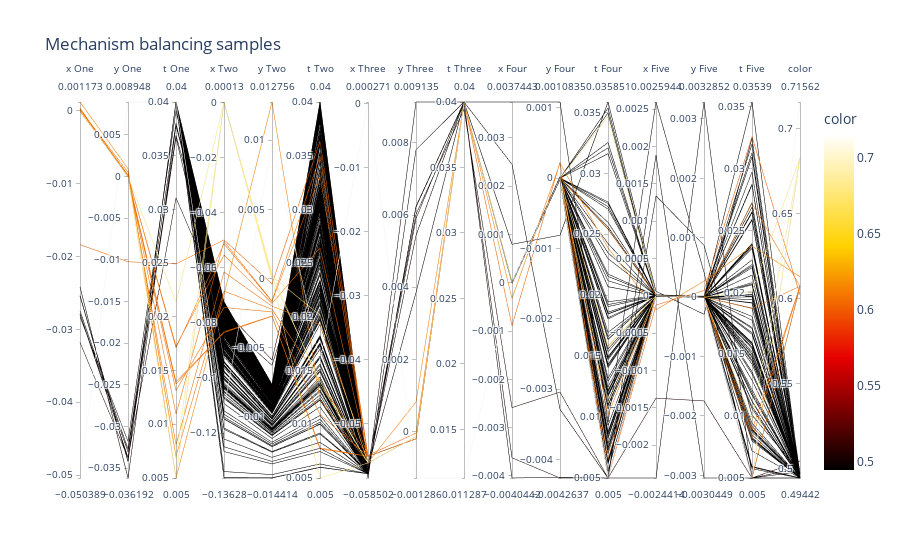

The notebook cell this image was saved under:
### Markdown cell above
### Parallel coordinates

### Code cell
fig = px.parallel_coordinates(samples, title = "Mechanism balancing samples",
                            color = fitness,
                            labels=["x One", "y One", "t One", "x Two", "y Two", "t Two", "x Three", "y Three", "t Three", "x Four", "y Four", "t Four", "x Five", "y Five", "t Five", "Fitness"],
                            color_continuous_scale=px.colors.sequential.Hot)
fig.show()

### Figure 1 — Plotly figure (JSON) as saved in the notebook; plotly's stock layout.template omitted (floating-point values rounded to 4 significant figures; data arrays with more than 128 entries replaced by an {"elided": "..."} marker saying what was removed)
{"data": [{"dimensions": [{"label": "x One", "values": {"elided": "250 float values"}}, {"label": "y One", "values": {"elided": "250 float values"}}, {"label": "t One", "values": {"elided": "250 float values"}}, {"label": "x Two", "values": {"elided": "250 float values"}}, {"label": "y Two", "values": {"elided": "250 float values"}}, {"label": "t Two", "values": {"elided": "250 float values"}}, {"label": "x Three", "values": {"elided": "250 float values"}}, {"label": "y Three", "values": {"elided": "250 float values"}}, {"label": "t Three", "values": {"elided": "250 float values"}}, {"label": "x Four", "values": {"elided": "250 float values"}}, {"label": "y Four", "values": {"elided": "250 float values"}}, {"label": "t Four", "values": {"elided": "250 float values"}}, {"label": "x Five", "values": {"elided": "250 float values"}}, {"label": "y Five", "values": {"elided": "250 float values"}}, {"label": "t Five", "values": {"elided": "250 float values"}}, {"label": "color", "values": {"elided": "250 float values"}}], "domain": {"x": [0, 1], "y": [0, 1]}, "line": {"color": {"elided": "250 float values"}, "coloraxis": "coloraxis"}, "name": "", "type": "parcoords"}], "layout": {"coloraxis": {"colorbar": {"title": {"text": "color"}}, "colorscale": [[0, "rgb(0,0,0)"], [0.3333, "rgb(230,0,0)"], [0.6667, "rgb(255,210,0)"], [1, "rgb(255,255,255)"]]}, "legend": {"tracegroupgap": 0}, "title": {"text": "Mechanism balancing samples"}}}
